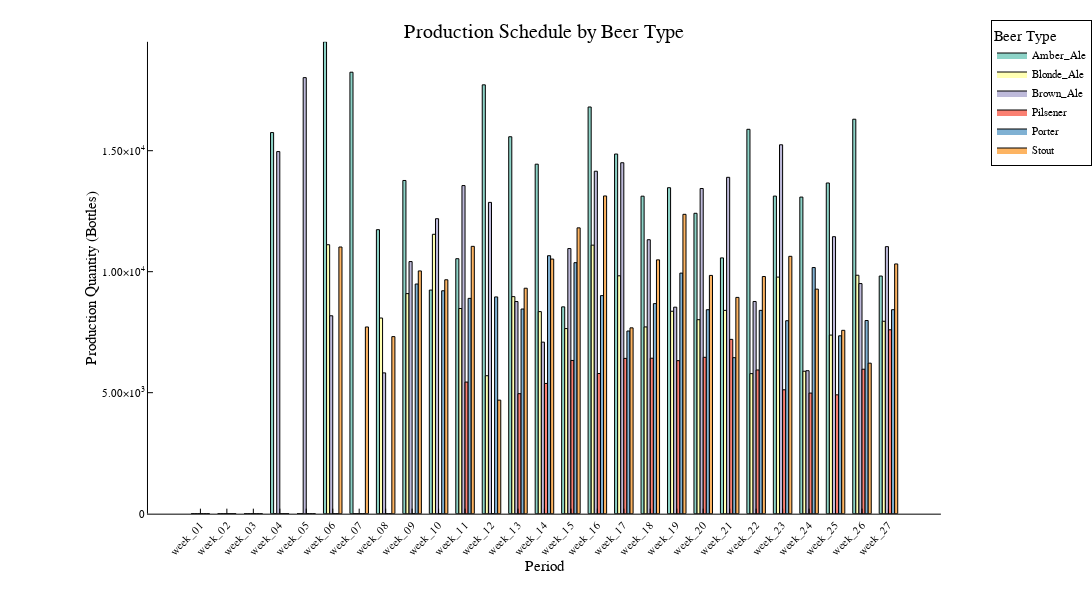

Write notebook code for a chart like this one.
### Markdown cell above
The following code creates the production plot.

### Code cell
productionResults = create_production_results()
p = create_production_plot(productionResults)
